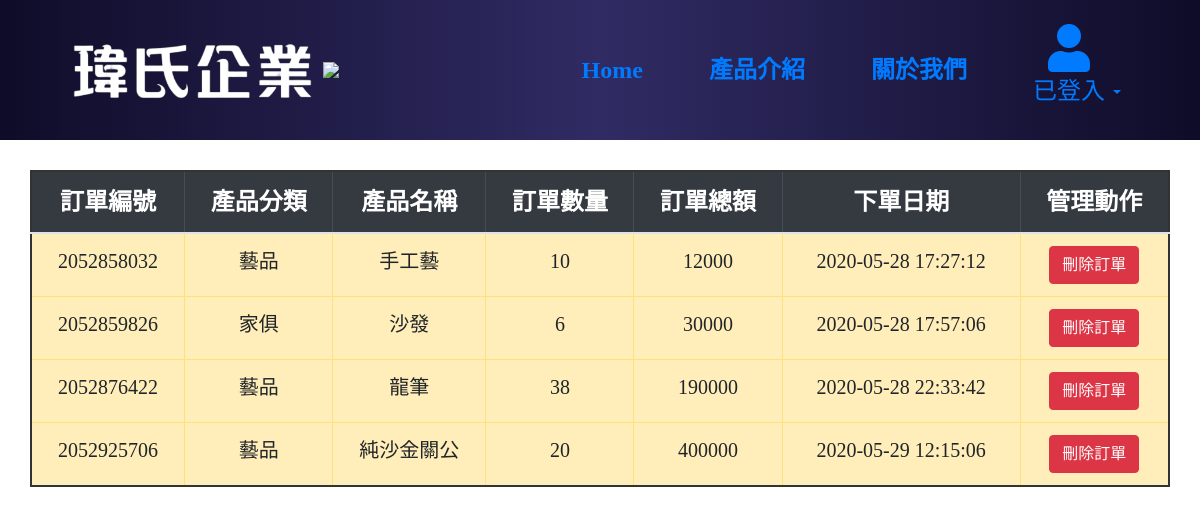
Page /shopping.php?user_id=213 on the committed database.
### tables this page shows
CREATE TABLE `product` (
  `product_id` int(11) NOT NULL,
  `product_name` varchar(255) NOT NULL,
  `price` int(255) NOT NULL,
  `amount` int(255) NOT NULL,
  `introduce` text NOT NULL,
  `img_dir` varchar(255) NOT NULL,
  `category_id` int(255) NOT NULL
);

CREATE TABLE `product_order` (
  `order_id` int(20) NOT NULL,
  `product_id` int(11) NOT NULL,
  `user_id` int(11) NOT NULL,
  `order_number` int(11) NOT NULL,
  `total_sale` int(11) NOT NULL,
  `order_date` datetime NOT NULL DEFAULT current_timestamp()
);

CREATE TABLE `product_category` (
  `category_id` int(11) NOT NULL,
  `category_name` varchar(255) NOT NULL
);

### php/functions.php (called while the page is built, shortened)
<?php
function get_Order($user_id)
{
	$sql = "SELECT * FROM (product NATURAL JOIN product_category) NATURAL JOIN product_order WHERE product_order.user_id = $user_id";
	$query = mysqli_query($_SESSION['link'], $sql);
	if ($query) {
		if (mysqli_num_rows($query) > 0) {
			while ($row = mysqli_fetch_assoc($query)) {
				$datas[] = $row;
			}
		}
	} else {
		echo "{$sql} 語法執行失敗，錯誤訊息：" . mysqli_error($_SESSION['link']);
	}
	return $datas;
}
function get_Single_User($user_id)
{
	$sql = "SELECT * FROM `user` WHERE id = '{$user_id}'";
	$query = mysqli_query($_SESSION['link'], $sql);
	return $datas;
}

### shopping.php (the view, shortened to what this page needs)
<?php
require_once("php/functions.php");
$datas = get_Single_User($_SESSION['login_user_id']);
@$datas = get_Order($_GET['user_id']);
?>
<!DOCTYPE html>
<html lang="en">
<head>
	<link rel="stylesheet" href="https://stackpath.bootstrapcdn.com/bootstrap/4.4.1/css/bootstrap.min.css">
	<link rel="stylesheet" type="text/css" href="css/all.min.css">
	<link rel="stylesheet" type="text/css" href="css/fontawesome.min.css">
	<link rel="stylesheet" type="text/css" href="css/style.css">
</head>
<body>
	<div class="header">
		<div class="header_container">
			<div class="logo">
				<a href="dashboard.php">
					<img src="img/header_logo.png">
				</a>
				<img src="img/fox-unscreen.gif">
			</div>
			<nav class="navbar navbar-expand-lg nav-box">
			  <div class="collapse navbar-collapse" id="navbarSupportedContent">
			    <ul class="navbar-nav ml-auto">
			      <li class="nav-item">
			        <a class="nav-link nav-link-font" href="dashboard.php" >Home</a>
			      </li>
			      <li class="nav-item">
			        <a class="nav-link nav-link-font" href="product.php" >產品介紹</a>
			      </li>
			       <li class="nav-item">
			        <a class="nav-link nav-link-font" href="about_Us.php" >關於我們</a>
			      </li>
			      <li class="nav-item dropdown"  style="transition: .7s;">
			        <a class="nav-link dropdown-toggle user-Navitem" href="#" id="navbarDropdown" role="button" data-toggle="dropdown" aria-haspopup="true" aria-expanded="false">
			         <div style="padding-left: 15px;">
			         	<i class="fas fa-user fa-3x" ></i>
			         </div>
			         <label class = "user_font">已登入</label>
			        </a>
			      </li>
			    </ul>
			  </div>
			</nav>
		</div>
	</div>
<div class="shopping-container">
	<div class="row">
		<div class="col-md-12">
			<table class="table text-center table-bordered order-table">
				<thead class="table-dark table-head">
					<th>訂單編號</th>
					<th>產品分類</th>
					<th>產品名稱</th>
					<th>訂單數量</th>
					<th>訂單總額</th>
					<th>下單日期</th>
					<th>管理動作</th>
				</thead>
				<tbody class="table-warning table-body">
			<?php if( !empty($datas)): ?>
				<?php foreach ($datas as $value):?>
						<tr>
							<td><?php echo $value['order_id'] ?></td>
							<td><?php echo $value['category_name'] ?></td>
							<td><?php echo $value['product_name'] ?></td>
							<td><?php echo $value['order_number'] ?></td>
							<td><?php echo $value['total_sale'] ?></td>
							<td><?php echo $value['order_date'] ?></td>
							<td>
								<button class="btn btn-danger" id='delete-btn' style='text-align: center;' onclick="delete_order(<?php echo $value['order_id'] ?>, <?php echo $value['product_id'] ?>, <?php echo $value['order_number'] ?>);">刪除訂單</button>
							</td>
						</tr>
				<?php endforeach;?>
			<?php else: ?>
				<tr>
					<td colspan="7">無資料</td>
				</tr>
			<?php endif; ?>
				</tbody>
			</table>
		</div>
</div>
</body>
</html>

### css/style.css (style rules this page uses)
* { margin: 0; padding: 0; list-style: none; font-family: "Microsoft Yahei"; }
.header { width: 100%; height: 140px; display: flex; background: linear-gradient(to right, #0f0c29, #302b63, #0f0c29); }
.header_container { width: 100%; padding: 30px; display: flex; align-items: center; }
.header_container .logo { width: 30%; text-align: center; }
.header_container .logo img { height: 70px; }
nav.nav-box { width: 70%; }
ul.navbar-nav { display: flex; align-items: center; }
li.nav-item { padding: 25px; }
a.nav-link-font { font-size: 24px; font-weight: bolder; }
label.user_font { font-size: 24px; cursor: pointer; }
div.shopping-container { height: 100vh; padding: 30px; }
div.shopping-container table { border: 2px solid #333; }
.table-head { font-size: 24px; }
.table-body { font-size: 20px; }

### rows in the picture
product: product_order.order_id "2052858032", category.category_name "藝品", product_name "手工藝", product_order.order_number "10", product_order.total_sale "12000", product_order.order_date "2020-05-28 17:27:12"
product: product_order.order_id "2052859826", category.category_name "家俱", product_name "沙發", product_order.order_number "6", product_order.total_sale "30000", product_order.order_date "2020-05-28 17:57:06"
product: product_order.order_id "2052876422", category.category_name "藝品", product_name "龍筆", product_order.order_number "38", product_order.total_sale "190000", product_order.order_date "2020-05-28 22:33:42"
product: product_order.order_id "2052925706", category.category_name "藝品", product_name "純沙金關公", product_order.order_number "20", product_order.total_sale "400000", product_order.order_date "2020-05-29 12:15:06"
